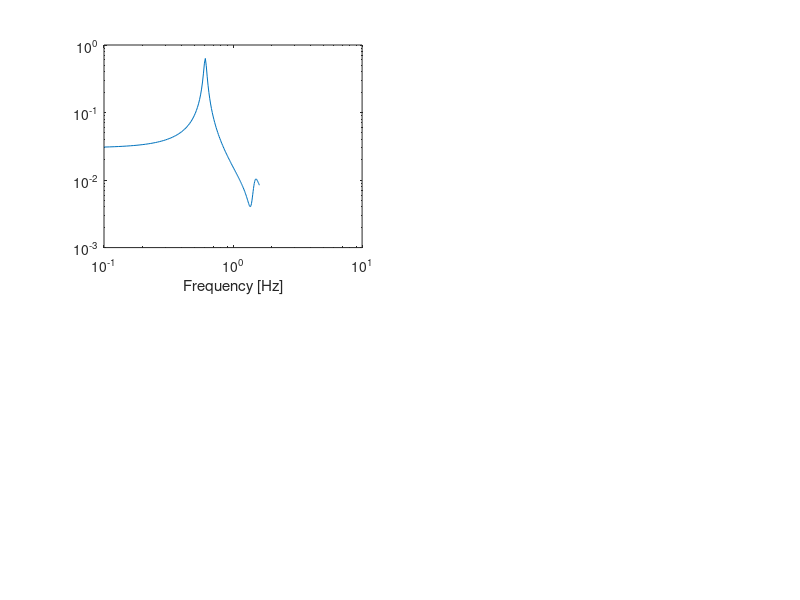

MATLAB code for this plot: (Note: this script raises an error after producing the figure.)
%% LSD 4 4DM90 Structural dynamics
clear; clc; close all;

%% Parameters
m1 = 2; m2 = 2; m3 = 1; m4 = 1;
k1 = 100; k2 = 50; k3 = 50; k4 = 10;
b1 = 0.8; b2 = 0.8; b3 = 0.4; b4 = 0.4;

% Frequency range
f = 0.1:0.01:1.6;
w = f * (2*pi);

%% subsystem 1 matrices
M1 = [m2 0;
     0  m1];

B1 = [b2     -b2;
     -b2    b1+b2];

K1 = [k2     -k2;
     -k2    k1+k2];

%% FRF calculation for subsystem 1
n = length(w);
H1 = zeros(2,2,n);

for i = 1:n
    A = -w(i)^2*M1 + 1i*w(i)*B1 + K1;
    H1(:,:,i) = inv(A);
end

%% Plot all FRFs of subsystem 1
figure; hold on;
index1 = [1 1; 1 2; 2 1; 2 2];
for i = 1:4
    subplot(2,2,i);
    loglog(f,squeeze(abs(H1(index1(i,1),index1(i,2),:))));
    xlabel('Frequency [Hz]');
    ylabel('|H_{' + string(index1(i,1)) + string(index1(i,2)) + '}|');
    grid on;
end
sgtitle('FRFs of subsystem 1');
hold off;

%% Subsystem 2 matrices
M2 = [0 0 0;
    0 m3 0;
    0 0 m4];
B2 = [b3 -b3 0;
    -b3 b3+b4 -b4;
    0 -b4 b4];
K2 = [k3 -k3 0;
      -k3 k3+k4 -k4;
      0 -k4 k4];

%% FRF calculation for subsystem 2
H2 = zeros(3,3,n);

for i = 1:n
    A = -w(i)^2*M2 + 1i*w(i)*B2 + K2;
    H2(:,:,i) = A\eye(3,3);
end

%% Plot all FRFs of subsystem 2
figure; hold on;
index2 = [1 1; 1 2; 1 3; 2 1; 2 2; 2 3; 3 1; 3 2; 3 3];
for i = 1:9
    subplot(3,3,i);
    loglog(f,squeeze(abs(H2(index2(i,1),index2(i,2),:))));
    xlabel('Frequency [Hz]');
    ylabel('|H_{' + string(index2(i,1)) + string(index2(i,2)) + '}|');
    grid on;
end
sgtitle('FRFs of subsystem 2');
hold off;

